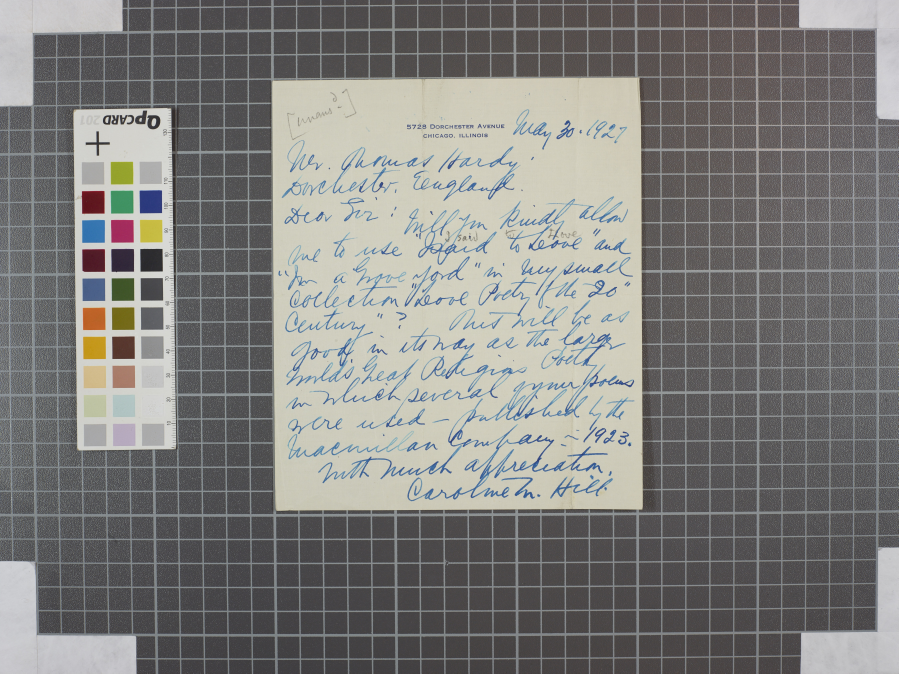
#> input picture data/hl007138.jpg, 4492 x 3366 px, given in place of uoedh_culver house letters12660.jpg, which was not available (shown at 1/5 size)
$ jupyter execute basics02.ipynb   (text cells are left out)
#> lines starting #> are read from the running program, lines starting #| are printed output that depends on the picture; after the words box and inside, x2 and y2 are one past the last pixel; in counts of white or black regions, pixels touching at a corner belong together; pictures that were not available may be replaced by others from this repository, and a replacement may not be noted
[cell 1]
import numpy as np
import cv2
from skimage import io, data
import napari
import matplotlib.pyplot as plt
import copy


#img = plt.imread('data/uoedh_culver house letters12659.jpg')

[cell 2]
SHOW_FULLSIZE = False
DELAY = 5000                # in milliseconds
INPUT_PATH = 'data/'
OUTPUT_PATH = 'output/'
OUTPUT_THRESHOLD = 88       # Threshold for final output
CROPPING_THRESHOLD_UPPER = 200     # Threshold used to select the crop outline
CROPPING_THRESHOLD_LOWER = 180

# Filenames - without path or extension
fname = 'uoedh_culver house letters12660' # simple example
# [4 lines of commented-out code are left out]

[cell 3]
def makethumb(i):
    return cv2.resize(i,None,fx=0.1,fy=0.1,interpolation=cv2.INTER_CUBIC)

def showbriefly(i):
    WindowName = 'Image Viewer'
    view_window = cv2.namedWindow(WindowName, cv2.WINDOW_NORMAL)
    w = cv2.imshow(WindowName,i)
    # force focus
    cv2.setWindowProperty(WindowName,cv2.WND_PROP_FULLSCREEN,cv2.WINDOW_FULLSCREEN)
    cv2.setWindowProperty(WindowName,cv2.WND_PROP_FULLSCREEN,cv2.WINDOW_NORMAL)
    # wait 10 seconds
    cv2.waitKey(DELAY)
    cv2.destroyAllWindows()

def showinline(bgrimage, title):
    mpimg = cv2.cvtColor(bgrimage, cv2.COLOR_BGR2RGB)
    plt.imshow(mpimg)
    plt.title(title)
    plt.show()

[cell 4]
from os import listdir
from os.path import isfile, join
onlyfiles = [f for f in listdir(INPUT_PATH) if isfile(join(INPUT_PATH, f))]
print(onlyfiles)

[cell 5]
for f in onlyfiles:
    print(f)

[cell 6]
img = cv2.imread(filename=INPUT_PATH+fname+'.jpg')
#> img is the input picture: shape (3366, 4492, 3); mean B, G, R 125.3, 127.9, 128.7
#img = cv2.imread(filename=INPUT_PATH+f)
showinline(img,'Unmodified image')
showbriefly(img)

[cell 7]
grey = cv2.cvtColor(img,cv2.COLOR_BGR2GRAY)
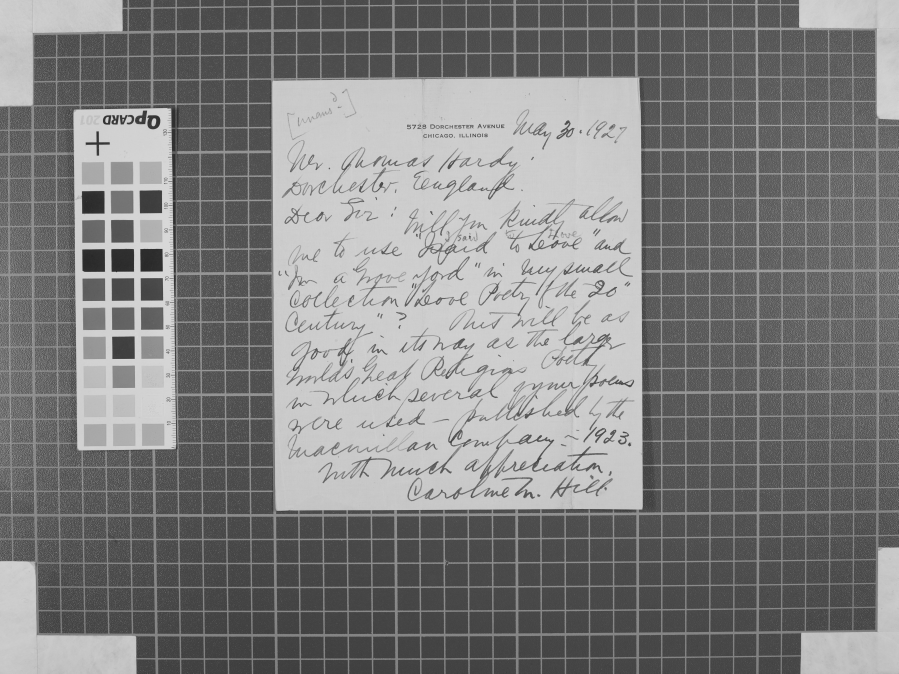
#> grey: shape (3366, 4492) (shown at 1/5 size); min 30, max 239, mean 127.9

[cell 8]
ret,thresh = cv2.threshold(grey,OUTPUT_THRESHOLD,255,cv2.THRESH_OTSU)
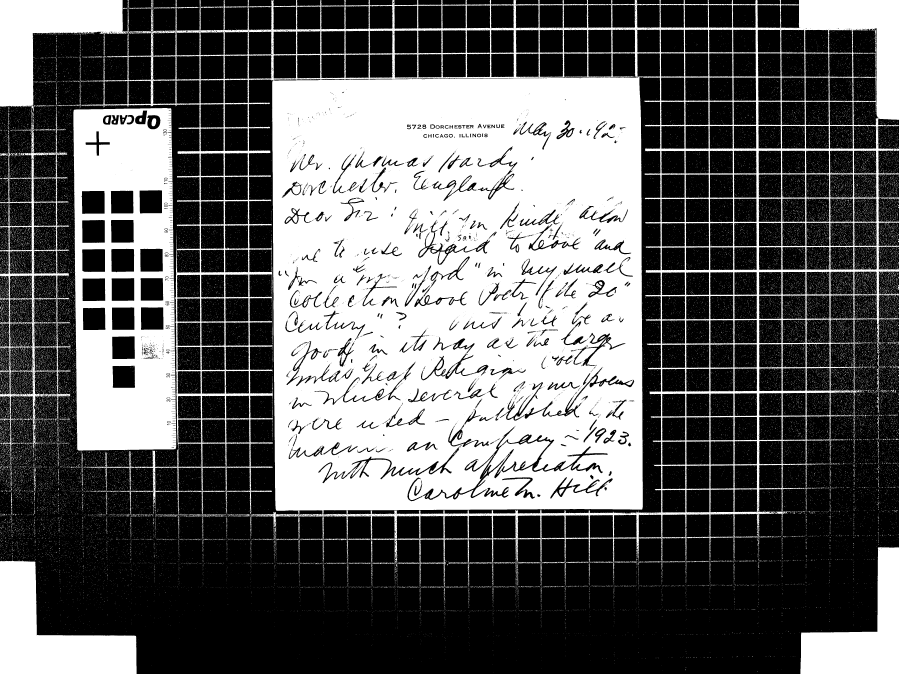
#> thresh: shape (3366, 4492) (shown at 1/5 size); 38.3% white; 52122 white regions (51173 under 20 px), largest, box (x1, y1, x2, y2) and area: (0, 0, 4492, 2939) 4535179, (367, 540, 881, 2253) 619890, (0, 2802, 683, 3366) 195959
#> ret = 140

showbriefly(makethumb(thresh))
#> in makethumb, `return cv2.resize(i,None,fx=0.1,fy=0.1,interpolation=cv2.INTER_CUBIC)`:
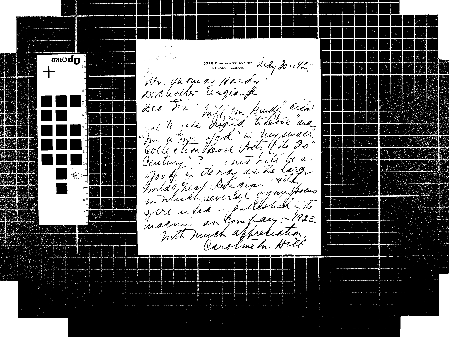
#> returned value: shape (337, 449); min 0, max 255, mean 98
#showinline(thresh, 'Output threshold')

[cell 9]
_, cropthresh = cv2.threshold(thresh,CROPPING_THRESHOLD_LOWER,CROPPING_THRESHOLD_UPPER,cv2.THRESH_BINARY)
#> cropthresh: shape (3366, 4492); values 0 (black) and 200 (white), 38.3% white; 52122 white regions (51173 under 20 px)

contours,hierarchy = cv2.findContours(cropthresh,cv2.RETR_EXTERNAL,cv2.CHAIN_APPROX_SIMPLE)
#> contours = 27400 contours, 27120 with area under 20; largest, box (x1, y1, x2, y2) and area: (0, 0, 4492, 2939) 8840422, (367, 540, 881, 2253) 838521, (0, 610, 354, 2239) 277310, (0, 2802, 683, 3366) 194720, (4002, 2736, 4492, 3366) 142843

showinline(cropthresh, 'Cropping threshold')

[cell 10]
maxc = []
maxa = 0
for c in contours:
    a = cv2.contourArea(c)
    if a>maxa:
        maxc=c
        maxa=a
        print('new maximum: '+str(maxa))
#> this loop made 27400 passes
#> (a, maxc, maxa) on pass 2: (1.5, [[3789, 3357], [3788, 3358], [3788, 3359], [3789, 3359]], 1.5)
#> (a, maxa) on passes 7, 59, 1272, 1287, 1776, 2175: (2.5, 2.5), (3.5, 3.5), (4.5, 4.5), (5, 5), (6.5, 6.5), (8, 8)
#| new maximum: 1.5
#| new maximum: 2.5
#| new maximum: 3.5
#| new maximum: 4.5
#| new maximum: 5.0
#| new maximum: 6.5
#| new maximum: 8.0
#| new maximum: 15.0
#> (further printed lines are left out)
#> after the loop, maxa = 8840422.5; maxc = contour of 26489 points, box (x1, y1, x2, y2) (0, 0, 4492, 2939), area 8840422
cont = maxc
#> cont has the same summary as maxc

[cell 11]
x,y,w,h = cv2.boundingRect(cont)
#> x = 0; y = 0; w = 4492; h = 2939

print('x,y,x`,y` = ',x,y,x+w,y+h)
#| x,y,x`,y` =  0 0 4492 2939
print('w,h = ',w,h)
#| w,h =  4492 2939

[cell 12]
boundbox = copy.deepcopy(img)
cv2.rectangle(boundbox,(x,y),(x+w,y+h),(0,255,0),20)
showinline(boundbox, 'Bounding box')
showbriefly(boundbox)

[cell 13]
crop = img[y:y+h,x:x+w]
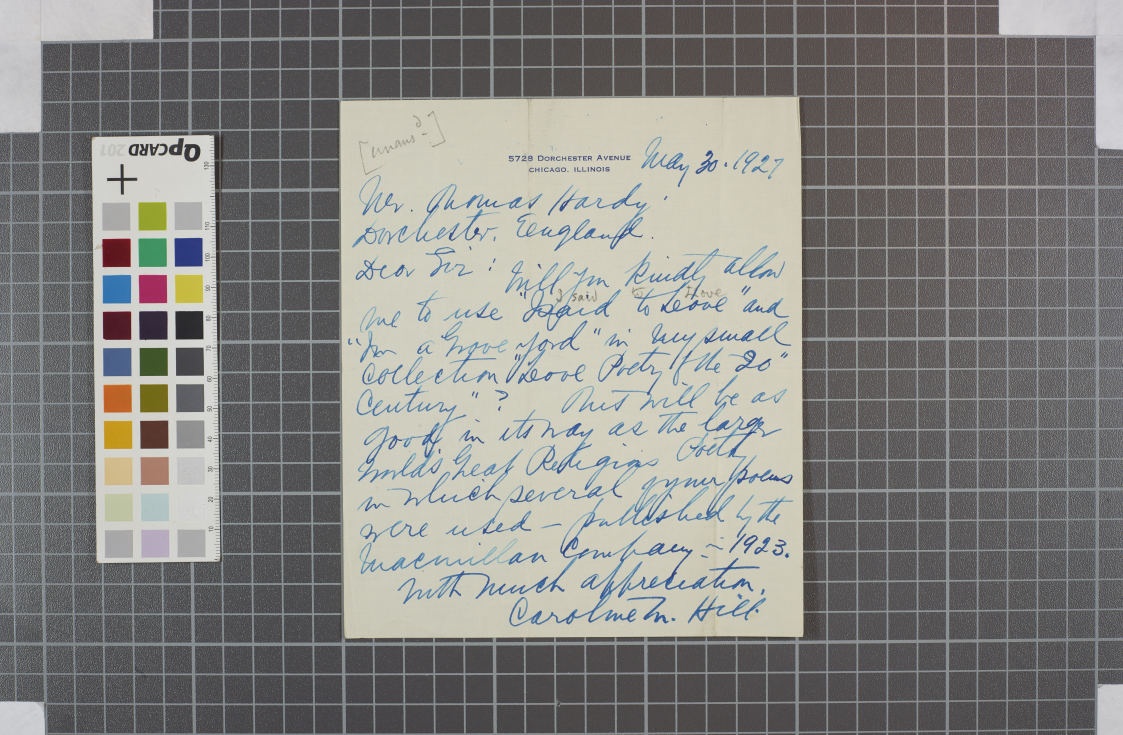
#> crop: shape (2939, 4492, 3) (shown at 1/4 size); mean B, G, R 129.3, 132.6, 133.2
#showbriefly(crop)
showinline(crop, 'Cropped image')

[cell 14]
cropocr = thresh[y:y+h,x:x+w]
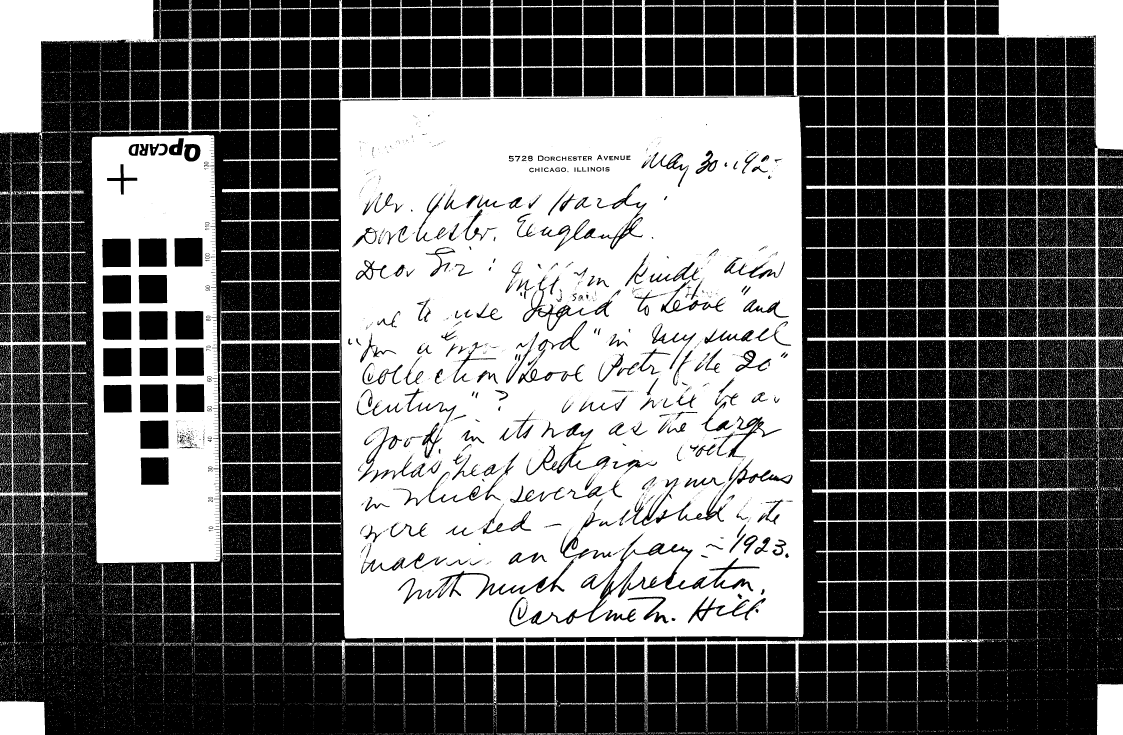
#> cropocr: shape (2939, 4492) (shown at 1/4 size); 41.6% white; 49804 white regions (48860 under 20 px), largest, box (x1, y1, x2, y2) and area: (0, 0, 4492, 2939) 4535179, (367, 540, 881, 2253) 619890, (0, 610, 354, 2239) 53787
showbriefly(cropocr)
showinline(cropocr,'OCR prepared image')

#showbriefly(makethumb(img))
#plt.imshow(cv2.cvtColor(img, cv2.COLOR_BGR2RGB))
#plt.show()
